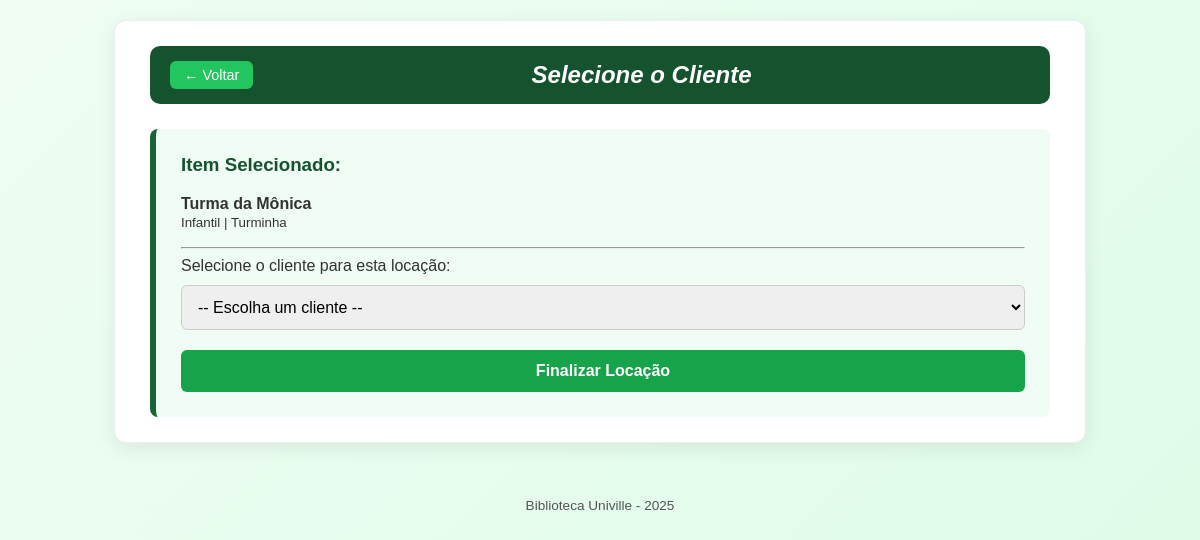
Page /locacao/selecionar/2 on the committed database.
### database.py (models this page shows, shortened)
class Material(db.Model):
    __tablename__ = 'acervo'
    id = db.Column(db.Integer, primary_key=True)
    tipo = db.Column(db.String(50))   # 'Livro' ou 'Revista'
    titulo = db.Column(db.String(200), nullable=False)
    categoria = db.Column(db.String(100))
    editora = db.Column(db.String(100))
    autor = db.Column(db.String(100))
    edicao = db.Column(db.Integer)
    disponivel = db.Column(db.Boolean, default=True)
    emprestimos = db.relationship("Emprestimo", back_populates="material")

### app/routes.py (the view)
@bp.route('/locacao/selecionar/<int:material_id>')
def locacao_selecionar_cliente(material_id):
    item = db.session.get(Material, material_id)
    clientes = db.session.execute(db.select(Cliente)).scalars().all()
    if not item:
        flash("Item não encontrado ou indisponível.", 'error')
        return redirect(url_for('main.locacao'))
    return render_template(
        'locacao_selecionar_cliente.html',
        item=item,
        clientes=clientes
    )

### app/templates/locacao_selecionar_cliente.html (shortened to what this page needs)
<!DOCTYPE html>
<html lang="pt-BR">
<head>
    <link rel="stylesheet" href="{{ url_for('static', filename='locacao.css') }}">
    </head>
<body id="corpo">
    <div class="container">
        <nav id="menu">
            <div class="menu-topo">
                <a href="{{ url_for('main.locacao') }}" id="botaoVoltar">← Voltar</a>
                <h1 id="titulo">Selecione o Cliente</h1>
            </div>
        </nav>
        <div class="form-locacao">
            <h3>Item Selecionado:</h3>
            <p><strong>{{ item.titulo }}</strong>
               <br>
               <small>{{ item.categoria }} | {{ item.editora }}</small>
            </p>
            <hr>
        <form action="{{ url_for('main.finalizar_locacao') }}" method="POST">
            <label for="cliente_id">Selecione o cliente para esta locação:</label>
            <select name="cliente_id" id="cliente_id" required>
                <option value="">-- Escolha um cliente --</option>
            </select>
            <button type="submit">Finalizar Locação</button>
        </form>
        </div>
    </div>
    <footer id="rodape">Biblioteca Univille - 2025</footer>
</body>
</html>

### app/static/locacao.css (style rules this page uses)
#corpo { font-family: 'Poppins', sans-serif; background: linear-gradient(135deg, #f0fdf4, #dcfce7); color: #333; margin: 0; padding: 0; min-height: 100vh; }
.container { width: 90%; max-width: 900px; margin: 20px auto; background: #fff; border-radius: 12px; padding: 25px 35px; box-shadow: 0 5px 20px rgba(0, 0, 0, 0.08); border: 1px solid #eee; }
#menu { background-color: #14532d; padding: 15px 20px; border-radius: 10px; margin-bottom: 25px; }
.menu-topo { display: flex; justify-content: space-between; align-items: center; }
#titulo { color: white; text-align: center; font-style: italic; margin: 0; flex-grow: 1; }
#botaoVoltar { background: #22c55e; color: white; padding: 6px 14px; border-radius: 6px; text-decoration: none; font-size: 0.9rem; font-weight: 500; transition: background 0.3s ease; }
#rodape { text-align: center; padding: 15px 0; color: #555; font-size: 0.85rem; margin-top: 40px; }
.form-locacao { padding: 25px; background: #f0fdf4; border-radius: 8px; margin-top: 20px; border-left: 6px solid #166534; }
.form-locacao h3 { margin-top: 0; color: #14532d; }
.form-locacao select, .form-locacao button { width: 100%; padding: 12px; margin-top: 10px; font-size: 16px; border-radius: 6px; border: 1px solid #ccc; font-family: 'Poppins', sans-serif; }
.form-locacao button { background: #16a34a; color: white; border: none; cursor: pointer; font-weight: 600; transition: background 0.3s ease; margin-top: 20px; }

### rows in the picture
Material: titulo "Turma da Mônica", categoria "Infantil", editora "Turminha"
